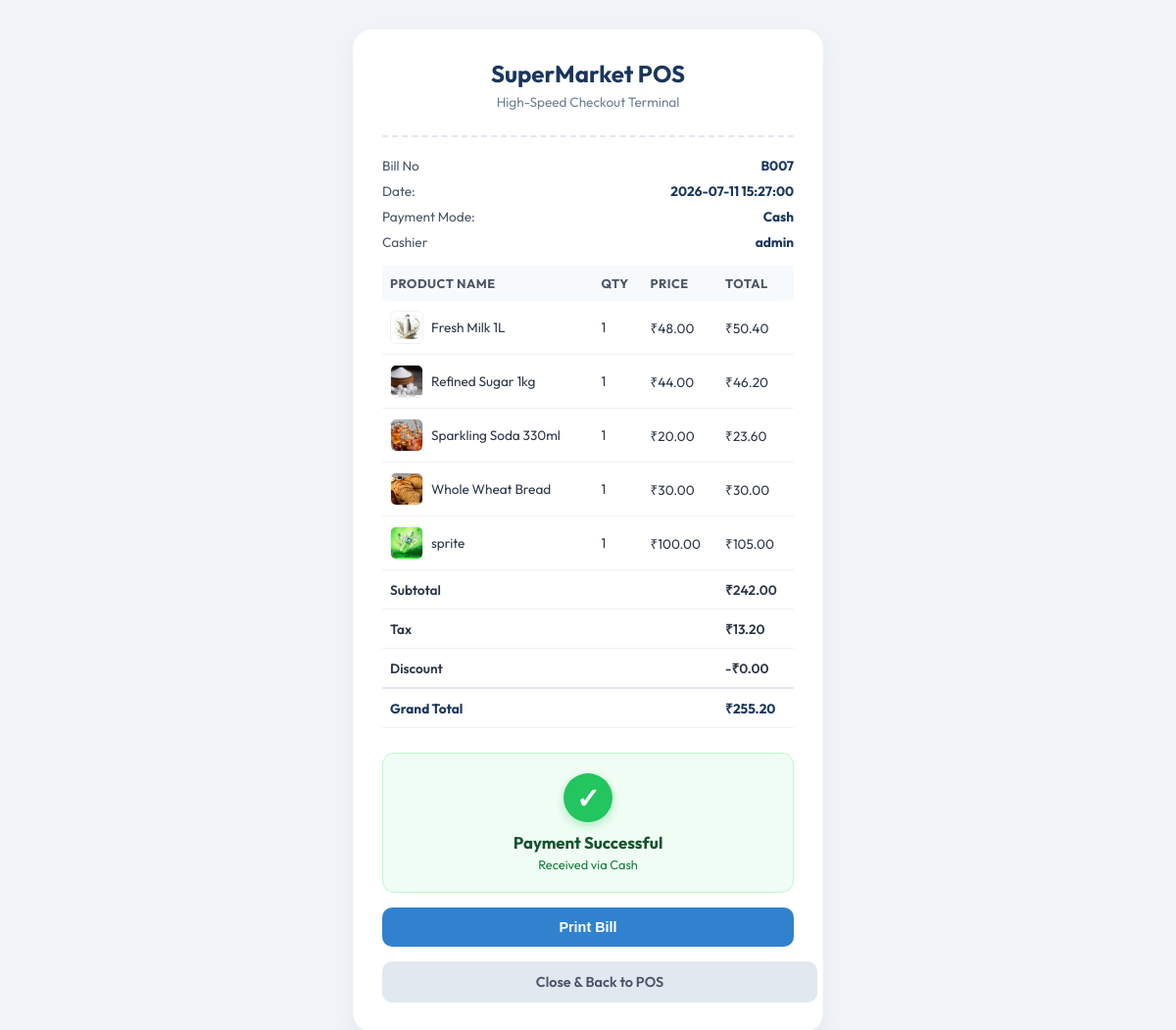
The page /pos/receipt/7 (signed in) on the database its author committed.
### tables this page shows
CREATE TABLE bills (
    id INTEGER PRIMARY KEY AUTOINCREMENT,
    bill_number TEXT UNIQUE NOT NULL,
    customer_id INTEGER,
    user_id INTEGER,
    subtotal REAL NOT NULL,
    discount_amount REAL DEFAULT 0.0,
    tax_amount REAL DEFAULT 0.0,
    total_amount REAL NOT NULL,
    payment_method TEXT CHECK(payment_method IN ('Cash', 'Card', 'UPI', 'Split')) NOT NULL,
    cash_amount REAL DEFAULT 0.0,
    card_amount REAL DEFAULT 0.0,
    upi_amount REAL DEFAULT 0.0,
    status TEXT CHECK(status IN ('completed', 'returned', 'cancelled')) DEFAULT 'completed',
    created_at TIMESTAMP DEFAULT CURRENT_TIMESTAMP, net_banking_amount REAL DEFAULT 0.0,
    FOREIGN KEY (customer_id) REFERENCES customers(id) ON DELETE SET NULL,
    FOREIGN KEY (user_id) REFERENCES users(id) ON DELETE SET NULL
);

CREATE TABLE users (
    id INTEGER PRIMARY KEY AUTOINCREMENT,
    username TEXT UNIQUE NOT NULL,
    password_hash TEXT NOT NULL,
    email TEXT UNIQUE NOT NULL,
    phone TEXT,
    role TEXT CHECK(role IN ('admin', 'manager', 'cashier')) NOT NULL,
    status TEXT CHECK(status IN ('active', 'inactive')) DEFAULT 'active',
    created_at TIMESTAMP DEFAULT CURRENT_TIMESTAMP
, full_name TEXT, joining_date DATE, profile_photo TEXT, language TEXT DEFAULT 'en');

CREATE TABLE bill_items (
    id INTEGER PRIMARY KEY AUTOINCREMENT,
    bill_id INTEGER NOT NULL,
    product_id INTEGER,
    quantity INTEGER NOT NULL CHECK(quantity > 0),
    purchase_price REAL NOT NULL,
    selling_price REAL NOT NULL,
    discount_amount REAL DEFAULT 0.0,
    tax_amount REAL DEFAULT 0.0,
    total_amount REAL NOT NULL,
    FOREIGN KEY (bill_id) REFERENCES bills(id) ON DELETE CASCADE,
    FOREIGN KEY (product_id) REFERENCES products(id) ON DELETE SET NULL
);

CREATE TABLE products (
    id INTEGER PRIMARY KEY AUTOINCREMENT,
    name TEXT NOT NULL,
    sku TEXT UNIQUE NOT NULL,
    barcode TEXT UNIQUE,
    category_id INTEGER,
    supplier_id INTEGER,
    brand TEXT,
    purchase_price REAL NOT NULL,
    selling_price REAL NOT NULL,
    discount REAL DEFAULT 0.0,
    gst_rate REAL DEFAULT 0.0,
    hsn_code TEXT,
    expiry_date DATE,
    stock_quantity INTEGER DEFAULT 0,
    min_stock INTEGER DEFAULT 5,
    image_path TEXT,
    status TEXT CHECK(status IN ('active', 'inactive')) DEFAULT 'active',
    created_at TIMESTAMP DEFAULT CURRENT_TIMESTAMP,
    FOREIGN KEY (category_id) REFERENCES categories(id) ON DELETE SET NULL,
    FOREIGN KEY (supplier_id) REFERENCES suppliers(id) ON DELETE SET NULL
);

### app/views/pos_routes.py (the view, shortened to what this page needs)
@pos_bp.route('/receipt/<int:bill_id>')
@login_required
def receipt(bill_id):
    bill = query_db("SELECT * FROM bills WHERE id = ?", (bill_id,), one=True)
    items = query_db("SELECT bi.*, p.name as product_name, p.image_path as product_image_path FROM bill_items bi JOIN products p ON bi.product_id = p.id WHERE bill_id = ?", (bill_id,))
    if not bill:
        flash('Bill not found.', 'danger')
        return redirect(url_for('pos.index'))
    qr_data_uri = None
    currency_row = query_db("SELECT value FROM settings WHERE key='currency'", one=True)
    currency = currency_row['value'] if currency_row else '₹'
    return render_template('receipt.html', bill=bill, items=items, qr_data_uri=qr_data_uri, currency=currency)

### app/controllers/auth_controller.py (called while the page is built)
    @staticmethod
    def check_logged_in():
        if 'user_id' not in session:
            return None
        user = User.get_by_id(session['user_id'])
        if not user or user.status != 'active':
            session.clear()
            return None
        return user

### app/models/database.py (called while the page is built)
def get_db():
    if 'db' not in g:
        db_path = current_app.config['DATABASE']
        g.db = sqlite3.connect(db_path, check_same_thread=False)
        g.db.row_factory = sqlite3.Row
        g.db.execute("PRAGMA foreign_keys = ON;")
    return g.db

def query_db(query, args=(), one=False):
    db = get_db()
    cur = db.execute(query, args)
    rv = cur.fetchall()
    cur.close()
    if rv:
        return (dict(rv[0]) if one else [dict(r) for r in rv])
    return (None if one else [])

### app/models/user.py (called while the page is built)
    @classmethod
    def from_row(cls, row):
        if not row:
            return None
        return cls(
            id=row['id'],
            username=row['username'],
            password_hash=row['password_hash'],
            email=row['email'],
            phone=row['phone'],
            role=row['role'],
            status=row['status'],
            created_at=row['created_at'],
            language=row.get('language', 'en') or 'en'
        )

    @classmethod
    def get_by_id(cls, user_id):
        row = query_db("SELECT * FROM users WHERE id = ?", (user_id,), one=True)
        return cls.from_row(row)

### app/views/__init__.py (called while the page is built)
def login_required(f):
    @wraps(f)
    def decorated_function(*args, **kwargs):
        user = AuthController.check_logged_in()
        if not user:
            flash("Please log in to access this page.", "warning")
            return redirect(url_for('auth.login', next=request.url))
        return f(*args, **kwargs)
    return decorated_function

### app/templates/receipt.html (shortened to what this page needs)
<!DOCTYPE html>
<html lang="en">
<head>
</head>
<body>
    <div class="receipt-container">
        <div class="header">
            <h1 data-i18n="supermarket_pos">SuperMarket POS</h1>
            <p data-i18n="high_speed_terminal">High-Speed Checkout Terminal</p>
        </div>
        <div class="divider"></div>
        <div class="info-row">
            <span data-i18n="bill_number">Bill No:</span>
            <strong>{{ bill['bill_number'] }}</strong>
        </div>
        <div class="info-row">
            <span data-i18n="date_label">Date:</span>
            <strong>{{ bill['created_at'] if bill.get('created_at') else '' }}</strong>
        </div>
        <div class="info-row">
            <span data-i18n="payment_mode_label">Payment Mode:</span>
            <strong>
                {% if bill['payment_method'] == 'Card' %}
                    ATM / Card
                {% elif bill['payment_method'] in ['NetBanking', 'UPI'] %}
                    NetBanking
                {% else %}
                    {{ bill['payment_method'] }}
                {% endif %}
            </strong>
        </div>
        <div class="info-row">
            <span data-i18n="cashier">Cashier:</span>
            <strong>{{ g.user.username if g.user else 'System' }}</strong>
        </div>
        <table>
            <thead>
                <tr>
                    <th data-i18n="product_name">Item</th>
                    <th data-i18n="qty">Qty</th>
                    <th data-i18n="price">Price</th>
                    <th data-i18n="total">Total</th>
                </tr>
            </thead>
            <tbody>
                {% for item in items %}
                <tr>
                    <td>
                        <div style="display: flex; align-items: center; gap: 8px;">
                            <img src="{{ url_for('static', filename=item['product_image_path'] if item['product_image_path'] else 'images/placeholder.svg') }}"
                                 alt="{{ item['product_name'] }}"
                                 style="width: 32px; height: 32px; border-radius: 6px; object-fit: cover; border: 1px solid #edf2f7; flex-shrink: 0;" />
                            <span>{{ item['product_name'] }}</span>
                        </div>
                    </td>
                    <td>{{ item['quantity'] }}</td>
                    <td>{{ currency }}{{ '{:.2f}'.format(item['selling_price']) }}</td>
                    <td>{{ currency }}{{ '{:.2f}'.format(item['total_amount']) }}</td>
                </tr>
                {% endfor %}
                <tr class="total-row" style="border-top: 1px solid #cbd5e0;">
                    <td colspan="3" data-i18n="subtotal">Subtotal</td>
                    <td>{{ currency }}{{ '{:.2f}'.format(bill['subtotal']) }}</td>
                </tr>
                <tr class="total-row">
                    <td colspan="3" data-i18n="tax">Tax</td>
                    <td>{{ currency }}{{ '{:.2f}'.format(bill['tax_amount']) }}</td>
                </tr>
                <tr class="total-row">
                    <td colspan="3" data-i18n="discount">Discount</td>
                    <td>-{{ currency }}{{ '{:.2f}'.format(bill['discount_amount']) }}</td>
                </tr>
                <tr class="grand-total">
                    <td colspan="3" data-i18n="grand_total">Grand Total</td>
                    <td>{{ currency }}{{ '{:.2f}'.format(bill['total_amount']) }}</td>
                </tr>
            </tbody>
        </table>
        {% if bill['payment_method'] in ['Cash', 'Card'] %}
        <div class="status-section">
            <div class="tick-icon">✓</div>
            <div class="status-title" data-i18n="payment_successful">Payment Successful</div>
            <div class="status-subtitle">Received via {% if bill['payment_method'] == 'Card' %}ATM / Card{% else %}Cash{% endif %}</div>
        </div>
        <button class="action-btn btn-primary" onclick="window.print()" data-i18n="print_bill">Print Receipt</button>
        <a href="{{ url_for('pos.index') }}" class="action-btn" style="background:#e2e8f0; color:#4a5568; text-decoration:none;" data-i18n="close_back_pos">✕ Close & Back to POS</a>
        {% endif %}
    </div>
</body>
</html>

### app/templates/receipt.html (style rules this page uses)
body { font-family: 'Outfit', sans-serif; margin: 0; padding: 30px 15px; background: #f0f4f8; color: #2d3748; }
.receipt-container { max-width: 420px; margin: auto; background: #ffffff; padding: 30px; border-radius: 20px; box-shadow: 0 10px 25px rgba(0,0,0,0.05); }
.header { text-align: center; margin-bottom: 25px; }
.header h1 { font-size: 1.5rem; color: #1a365d; margin: 0; font-weight: 700; }
.header p { margin: 5px 0 0 0; font-size: 0.85rem; color: #718096; }
.divider { border-top: 2px dashed #e2e8f0; margin: 20px 0; }
.info-row { display: flex; justify-content: space-between; font-size: 0.85rem; margin-bottom: 8px; color: #4a5568; }
.info-row strong { color: #1a365d; }
table { width: 100%; border-collapse: collapse; margin-top: 15px; }
th { background: #f7fafc; color: #4a5568; font-size: 0.8rem; text-transform: uppercase; letter-spacing: 0.5px; padding: 10px 8px; text-align: left; }
td { padding: 10px 8px; font-size: 0.85rem; border-bottom: 1px solid #edf2f7; }
.total-row { font-weight: 600; font-size: 0.9rem; color: #2d3748; }
.grand-total { font-size: 1.1rem; font-weight: 700; color: #1a365d; border-top: 2px solid #e2e8f0; }
.status-section { text-align: center; margin-top: 25px; padding: 20px; border-radius: 12px; background: #f0fdf4; border: 1px solid #bbf7d0; }
.tick-icon { width: 50px; height: 50px; background: #22c55e; border-radius: 50%; display: inline-flex; align-items: center; justify-content: center; color: white; font-size: 1.8rem; font-weight: bold; margin-bottom: 10px; box-shadow: 0 4px 10px rgba(34, 197, 94, 0.3); }
.status-title { color: #14532d; font-weight: 700; font-size: 1.05rem; margin-bottom: 4px; }
.status-subtitle { color: #15803d; font-size: 0.8rem; }
.action-btn { display: block; width: 100%; padding: 12px; border: none; border-radius: 10px; font-weight: 600; cursor: pointer; text-align: center; font-size: 0.9rem; transition: all 0.2s; margin-top: 15px; }
.btn-primary { background: #3182ce; color: white; }

### rows shown on the page
bills: bill_number "B007", created_at "2026-07-11 15:27:00", payment_method "Cash", subtotal "242.00", tax_amount "13.20", discount_amount "0.00", total_amount "255.20"
users: user "admin"
bill_items: image_path (picture), product_name "Fresh Milk 1L", quantity "1", currency "₹", selling_price "48.00", total_amount "50.40"
bill_items: image_path (picture), product_name "Refined Sugar 1kg", quantity "1", currency "₹", selling_price "44.00", total_amount "46.20"
bill_items: image_path (picture), product_name "Sparkling Soda 330ml", quantity "1", currency "₹", selling_price "20.00", total_amount "23.60"
bill_items: image_path (picture), product_name "Whole Wheat Bread", quantity "1", currency "₹", selling_price "30.00", total_amount "30.00"
bill_items: image_path (picture), product_name "sprite", quantity "1", currency "₹", selling_price "100.00", total_amount "105.00"

### other values the page prints
{{ currency }} "₹"
